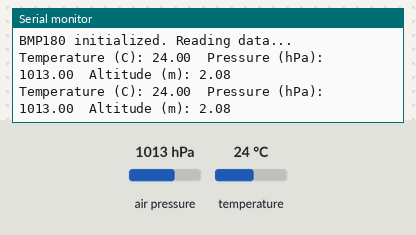
Simulated run of this sketch. Board: ESP32. Parts: the last lines printed to the serial monitor. Inputs (shaded band) come from the test bench; at power-on: air pressure 1013 hPa, temperature 24 °C.

Above: at 1.2 s.
1.3 s: air pressure set to 952 hPa
At 2.6 s:
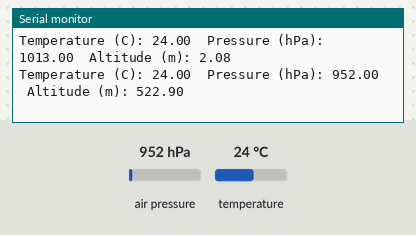
2.8 s: temperature set to 12 °C
At 3.8 s:
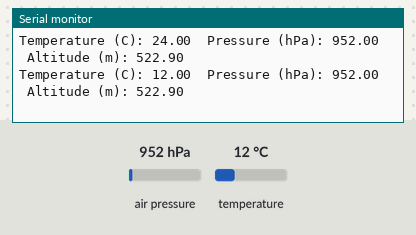
4.3 s: air pressure set to 975 hPa
At 5.8 s:
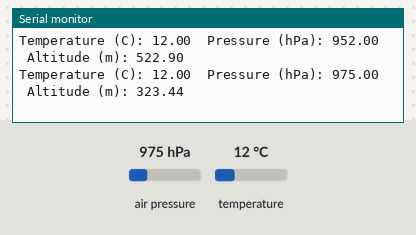
Timing chart, 0 to 7.3 s (numbered marks = the images above; inputs shaded):
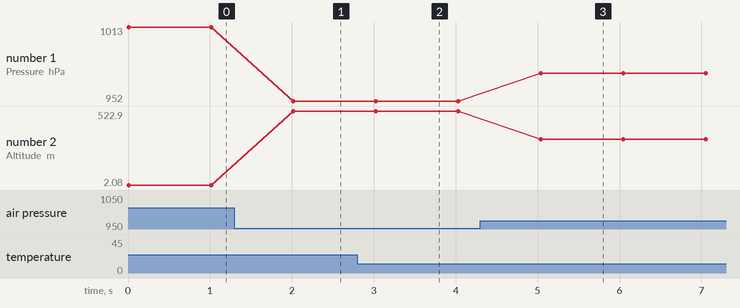

Measured:
- after the input at 1.3 s, the serial monitor: prints a new line after 0.72 s (image 1)
- after the input at 2.8 s, the serial monitor: prints a new line after 0.23 s (image 2)
- after the input at 4.3 s, the serial monitor: prints a new line after 0.74 s (image 3)
- plotted number 1: 1013 → 952 after the input at 1.3 s, 952 → 975 after the input at 4.3 s
- plotted number 2: 2.08 → 522.9 after the input at 1.3 s, 522.9 → 323.44 after the input at 4.3 s

The sketch:

bmp180.ino
```cpp
#include <Wire.h>
#include <Adafruit_BMP085.h> // BMP180 library

Adafruit_BMP085 bmp;

// You can set your local sea level pressure here for best accuracy
#define SEA_LEVEL_PRESSURE 101325 // Pa (standard); update with your local value if possible

void setup() {
  Serial.begin(115200);
  Wire.begin(21, 22); // ESP32 I2C pins
  if (!bmp.begin()) {
    Serial.println("BMP180 sensor not found!");
    while (1);
  }
  Serial.println("BMP180 initialized. Reading data...");
}

void loop() {
  float temperature = bmp.readTemperature(); // in Celsius
  int32_t pressure = bmp.readPressure();     // in Pa
  float altitude = bmp.readAltitude(SEA_LEVEL_PRESSURE); // in meters

  Serial.print("Temperature (C): ");
  Serial.print(temperature, 2);

  Serial.print("\tPressure (hPa): ");
  Serial.print(pressure / 100.0, 2);

  Serial.print("\tAltitude (m): ");
  Serial.println(altitude, 2);

  delay(1000);
}
```
